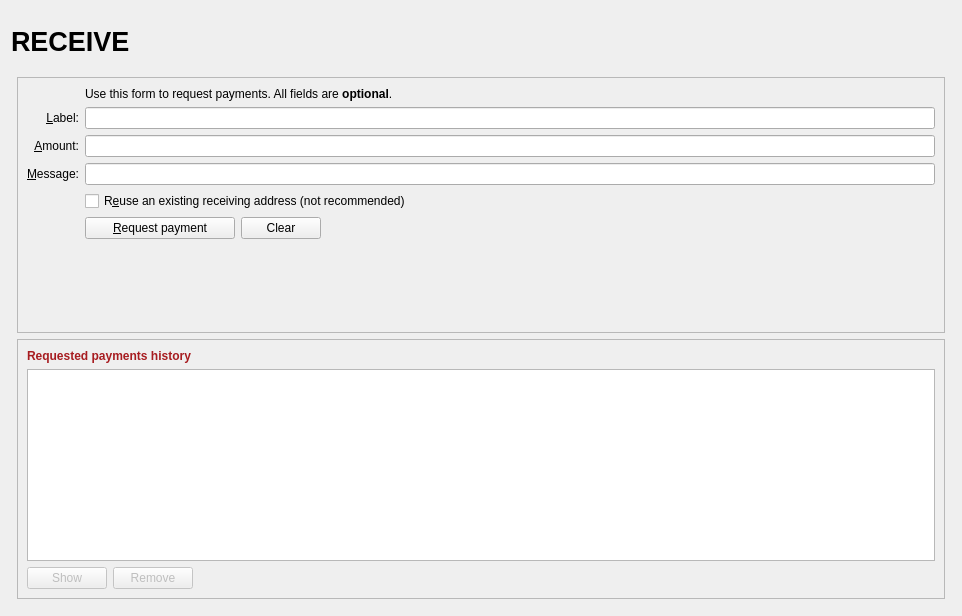
<?xml version="1.0" encoding="UTF-8"?>
<ui version="4.0">
 <class>ReceiveCoinsDialog</class>
 <widget class="QWidget" name="ReceiveCoinsDialog">
  <property name="geometry">
   <rect>
    <x>0</x>
    <y>0</y>
    <width>962</width>
    <height>616</height>
   </rect>
  </property>
  <layout class="QVBoxLayout" name="verticalLayout" stretch="0">
   <item>
    <layout class="QVBoxLayout" name="verticalLayout_Master" stretch="0,1">
     <property name="spacing">
      <number>0</number>
     </property>
     <item>
      <widget class="QFrame" name="frame_Header">
       <layout class="QVBoxLayout" name="verticalLayout_8">
        <property name="leftMargin">
         <number>0</number>
        </property>
        <property name="topMargin">
         <number>0</number>
        </property>
        <property name="rightMargin">
         <number>0</number>
        </property>
        <property name="bottomMargin">
         <number>0</number>
        </property>
        <item>
         <layout class="QHBoxLayout" name="horizontalLayout_Header" stretch="1,0,1">
          <item>
           <widget class="QLabel" name="labelOverviewHeaderLeft">
            <property name="minimumSize">
             <size>
              <width>464</width>
              <height>60</height>
             </size>
            </property>
            <property name="maximumSize">
             <size>
              <width>16777215</width>
              <height>60</height>
             </size>
            </property>
            <property name="font">
             <font>
              <pointsize>20</pointsize>
              <weight>75</weight>
              <bold>true</bold>
             </font>
            </property>
            <property name="text">
             <string>RECEIVE</string>
            </property>
           </widget>
          </item>
          <item>
           <spacer name="horizontalSpacer_3">
            <property name="orientation">
             <enum>Qt::Horizontal</enum>
            </property>
            <property name="sizeHint" stdset="0">
             <size>
              <width>40</width>
              <height>20</height>
             </size>
            </property>
           </spacer>
          </item>
          <item>
           <widget class="QLabel" name="labelOverviewHeaderRight">
            <property name="minimumSize">
             <size>
              <width>464</width>
              <height>60</height>
             </size>
            </property>
            <property name="maximumSize">
             <size>
              <width>16777215</width>
              <height>60</height>
             </size>
            </property>
            <property name="font">
             <font>
              <pointsize>14</pointsize>
             </font>
            </property>
            <property name="text">
             <string/>
            </property>
            <property name="alignment">
             <set>Qt::AlignRight|Qt::AlignTrailing|Qt::AlignVCenter</set>
            </property>
           </widget>
          </item>
         </layout>
        </item>
       </layout>
      </widget>
     </item>
     <item>
      <widget class="QFrame" name="frame_BG">
       <layout class="QVBoxLayout" name="verticalLayout_5">
        <property name="leftMargin">
         <number>6</number>
        </property>
        <property name="topMargin">
         <number>6</number>
        </property>
        <property name="rightMargin">
         <number>6</number>
        </property>
        <property name="bottomMargin">
         <number>6</number>
        </property>
        <item>
         <widget class="QFrame" name="frame2">
          <property name="sizePolicy">
           <sizepolicy hsizetype="Preferred" vsizetype="Expanding">
            <horstretch>0</horstretch>
            <verstretch>0</verstretch>
           </sizepolicy>
          </property>
          <property name="frameShape">
           <enum>QFrame::StyledPanel</enum>
          </property>
          <property name="frameShadow">
           <enum>QFrame::Sunken</enum>
          </property>
          <layout class="QVBoxLayout" name="verticalLayout_3">
           <item>
            <layout class="QGridLayout" name="gridLayout">
             <item row="7" column="2">
              <widget class="QCheckBox" name="reuseAddress">
               <property name="toolTip">
                <string>Reuse one of the previously used receiving addresses.&lt;br&gt;Reusing addresses has security and privacy issues.&lt;br&gt;Do not use this unless re-generating a payment request made before.</string>
               </property>
               <property name="text">
                <string>R&amp;euse an existing receiving address (not recommended)</string>
               </property>
              </widget>
             </item>
             <item row="7" column="0">
              <widget class="QLabel" name="label_4">
               <property name="text">
                <string/>
               </property>
              </widget>
             </item>
             <item row="6" column="0">
              <widget class="QLabel" name="label_3">
               <property name="toolTip">
                <string>An optional message to attach to the payment request, which will be displayed when the request is opened. Note: The message will not be sent with the payment over the Crypto Dezire Cash network.</string>
               </property>
               <property name="text">
                <string>&amp;Message:</string>
               </property>
               <property name="alignment">
                <set>Qt::AlignRight|Qt::AlignTrailing|Qt::AlignVCenter</set>
               </property>
               <property name="buddy">
                <cstring>reqMessage</cstring>
               </property>
              </widget>
             </item>
             <item row="4" column="2">
              <widget class="QLineEdit" name="reqLabel">
               <property name="toolTip">
                <string>An optional label to associate with the new receiving address.</string>
               </property>
              </widget>
             </item>
             <item row="6" column="2">
              <widget class="QLineEdit" name="reqMessage">
               <property name="toolTip">
                <string>An optional message to attach to the payment request, which will be displayed when the request is opened.&lt;br&gt;Note: The message will not be sent with the payment over the Crypto Dezire Cash network.</string>
               </property>
              </widget>
             </item>
             <item row="2" column="2">
              <widget class="QLabel" name="label_5">
               <property name="text">
                <string>Use this form to request payments. All fields are &lt;b&gt;optional&lt;/b&gt;.</string>
               </property>
              </widget>
             </item>
             <item row="4" column="0">
              <widget class="QLabel" name="label_2">
               <property name="toolTip">
                <string>An optional label to associate with the new receiving address.</string>
               </property>
               <property name="text">
                <string>&amp;Label:</string>
               </property>
               <property name="alignment">
                <set>Qt::AlignRight|Qt::AlignTrailing|Qt::AlignVCenter</set>
               </property>
               <property name="buddy">
                <cstring>reqLabel</cstring>
               </property>
              </widget>
             </item>
             <item row="5" column="0">
              <widget class="QLabel" name="label">
               <property name="toolTip">
                <string>An optional amount to request. Leave this empty or zero to not request a specific amount.</string>
               </property>
               <property name="text">
                <string>&amp;Amount:</string>
               </property>
               <property name="alignment">
                <set>Qt::AlignRight|Qt::AlignTrailing|Qt::AlignVCenter</set>
               </property>
               <property name="buddy">
                <cstring>reqAmount</cstring>
               </property>
              </widget>
             </item>
             <item row="5" column="2">
              <widget class="BitcoinAmountField" name="reqAmount">
               <property name="minimumSize">
                <size>
                 <width>80</width>
                 <height>0</height>
                </size>
               </property>
               <property name="toolTip">
                <string>An optional amount to request. Leave this empty or zero to not request a specific amount.</string>
               </property>
              </widget>
             </item>
             <item row="8" column="0">
              <widget class="QLabel" name="label_7">
               <property name="text">
                <string/>
               </property>
              </widget>
             </item>
             <item row="8" column="2">
              <layout class="QHBoxLayout" name="horizontalLayout">
               <item>
                <widget class="QPushButton" name="receiveButton">
                 <property name="minimumSize">
                  <size>
                   <width>150</width>
                   <height>0</height>
                  </size>
                 </property>
                 <property name="text">
                  <string>&amp;Request payment</string>
                 </property>
                 <property name="icon">
                  <iconset resource="../GLPM.qrc">
                   <normaloff>:/icons/receiving_addresses</normaloff>:/icons/receiving_addresses</iconset>
                 </property>
                </widget>
               </item>
               <item>
                <widget class="QPushButton" name="clearButton">
                 <property name="sizePolicy">
                  <sizepolicy hsizetype="Minimum" vsizetype="Fixed">
                   <horstretch>0</horstretch>
                   <verstretch>0</verstretch>
                  </sizepolicy>
                 </property>
                 <property name="toolTip">
                  <string>Clear all fields of the form.</string>
                 </property>
                 <property name="text">
                  <string>Clear</string>
                 </property>
                 <property name="icon">
                  <iconset resource="../GLPM.qrc">
                   <normaloff>:/icons/remove</normaloff>:/icons/remove</iconset>
                 </property>
                 <property name="autoDefault">
                  <bool>false</bool>
                 </property>
                </widget>
               </item>
               <item>
                <spacer name="horizontalSpacer">
                 <property name="orientation">
                  <enum>Qt::Horizontal</enum>
                 </property>
                 <property name="sizeHint" stdset="0">
                  <size>
                   <width>40</width>
                   <height>20</height>
                  </size>
                 </property>
                </spacer>
               </item>
              </layout>
             </item>
             <item row="9" column="2">
              <spacer name="verticalSpacer">
               <property name="orientation">
                <enum>Qt::Vertical</enum>
               </property>
               <property name="sizeHint" stdset="0">
                <size>
                 <width>20</width>
                 <height>40</height>
                </size>
               </property>
              </spacer>
             </item>
            </layout>
           </item>
          </layout>
         </widget>
        </item>
        <item>
         <widget class="QFrame" name="frame">
          <property name="sizePolicy">
           <sizepolicy hsizetype="Preferred" vsizetype="Expanding">
            <horstretch>0</horstretch>
            <verstretch>0</verstretch>
           </sizepolicy>
          </property>
          <property name="frameShape">
           <enum>QFrame::StyledPanel</enum>
          </property>
          <property name="frameShadow">
           <enum>QFrame::Raised</enum>
          </property>
          <layout class="QVBoxLayout" name="verticalLayout_2">
           <item>
            <widget class="QLabel" name="label_6">
             <property name="font">
              <font>
               <weight>75</weight>
               <bold>true</bold>
              </font>
             </property>
             <property name="styleSheet">
                <string notr="true">color:#a71c20;</string>
            </property>
             <property name="text">
              <string>Requested payments history</string>
             </property>
            </widget>
           </item>
           <item>
            <widget class="QTableView" name="recentRequestsView">
             <property name="palette">
              <palette>
               <active>
                <colorrole role="Text">
                 <brush brushstyle="SolidPattern">
                  <color alpha="255">
                   <red>51</red>
                   <green>51</green>
                   <blue>51</blue>
                  </color>
                 </brush>
                </colorrole>
               </active>
               <inactive>
                <colorrole role="Text">
                 <brush brushstyle="SolidPattern">
                  <color alpha="255">
                   <red>51</red>
                   <green>51</green>
                   <blue>51</blue>
                  </color>
                 </brush>
                </colorrole>
               </inactive>
               <disabled>
                <colorrole role="Text">
                 <brush brushstyle="SolidPattern">
                  <color alpha="255">
                   <red>85</red>
                   <green>85</green>
                   <blue>85</blue>
                  </color>
                 </brush>
                </colorrole>
               </disabled>
              </palette>
             </property>
             <property name="contextMenuPolicy">
              <enum>Qt::CustomContextMenu</enum>
             </property>
             <property name="tabKeyNavigation">
              <bool>false</bool>
             </property>
             <property name="sortingEnabled">
              <bool>true</bool>
             </property>
            </widget>
           </item>
           <item>
            <layout class="QHBoxLayout" name="horizontalLayout_2">
             <item>
              <widget class="QPushButton" name="showRequestButton">
               <property name="enabled">
                <bool>false</bool>
               </property>
               <property name="toolTip">
                <string>Show the selected request (does the same as double clicking an entry)</string>
               </property>
               <property name="text">
                <string>Show</string>
               </property>
               <property name="icon">
                <iconset resource="../GLPM.qrc">
                 <normaloff>:/icons/edit</normaloff>:/icons/edit</iconset>
               </property>
               <property name="autoDefault">
                <bool>false</bool>
               </property>
              </widget>
             </item>
             <item>
              <widget class="QPushButton" name="removeRequestButton">
               <property name="enabled">
                <bool>false</bool>
               </property>
               <property name="toolTip">
                <string>Remove the selected entries from the list</string>
               </property>
               <property name="text">
                <string>Remove</string>
               </property>
               <property name="icon">
                <iconset resource="../GLPM.qrc">
                 <normaloff>:/icons/remove</normaloff>:/icons/remove</iconset>
               </property>
               <property name="autoDefault">
                <bool>false</bool>
               </property>
              </widget>
             </item>
             <item>
              <spacer name="horizontalSpacer_2">
               <property name="orientation">
                <enum>Qt::Horizontal</enum>
               </property>
               <property name="sizeHint" stdset="0">
                <size>
                 <width>40</width>
                 <height>20</height>
                </size>
               </property>
              </spacer>
             </item>
            </layout>
           </item>
          </layout>
         </widget>
        </item>
       </layout>
      </widget>
     </item>
    </layout>
   </item>
  </layout>
 </widget>
 <customwidgets>
  <customwidget>
   <class>BitcoinAmountField</class>
   <extends>QLineEdit</extends>
   <header>bitcoinamountfield.h</header>
   <container>1</container>
  </customwidget>
 </customwidgets>
 <tabstops>
  <tabstop>reqLabel</tabstop>
  <tabstop>reqAmount</tabstop>
  <tabstop>reqMessage</tabstop>
  <tabstop>reuseAddress</tabstop>
  <tabstop>receiveButton</tabstop>
  <tabstop>clearButton</tabstop>
  <tabstop>recentRequestsView</tabstop>
  <tabstop>showRequestButton</tabstop>
  <tabstop>removeRequestButton</tabstop>
 </tabstops>
 <resources>
  <include location="../GLPM.qrc"/>
 </resources>
 <connections/>
</ui>
